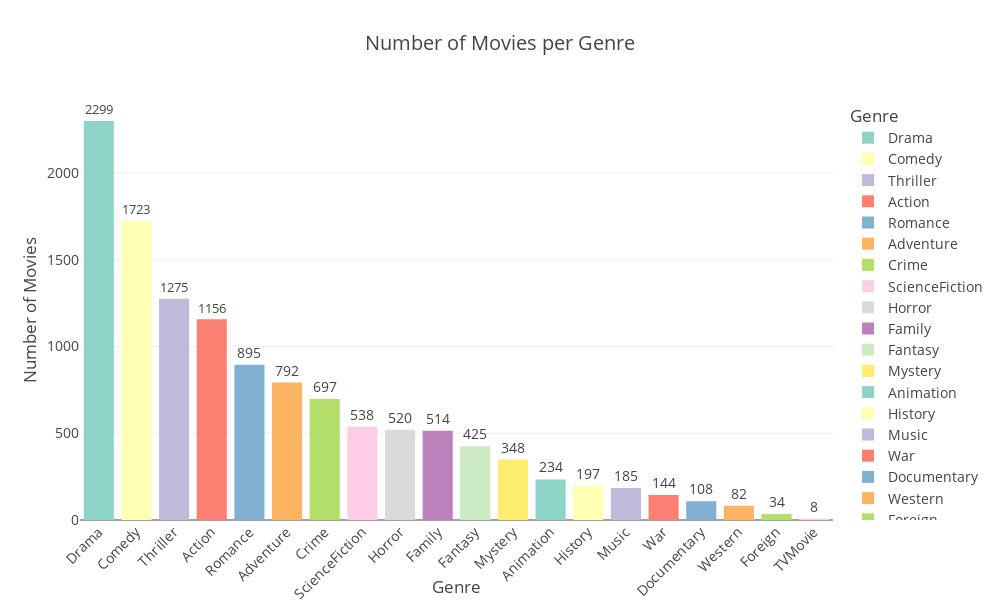

Notebook source saved alongside this figure:
### Markdown cell above
**2. Data Distribution**

### Code cell
genres_exploded = movies.explode('genres')

# Count occurrences of each genre
genres_count = genres_exploded['genres'].value_counts().reset_index()
genres_count.columns = ['Genre', 'Number of Movies']

# Plot the genre counts using Plotly
fig = px.bar(genres_count, 
             x='Genre', 
             y='Number of Movies', 
             title='Number of Movies per Genre', 
             color='Genre',  
             text='Number of Movies',  
             color_discrete_sequence=px.colors.qualitative.Set3)  

fig.update_layout(
    xaxis_title='Genre',
    yaxis_title='Number of Movies',
    template='none',  
    plot_bgcolor='white',
    paper_bgcolor='white', 
    xaxis_tickangle=-45,   
    height=600,
    width=1000,
    font=dict(size=14),    
    title_font=dict(size=20) 
)

fig.update_traces(texttemplate='%{text}', textposition='outside')

# Show the plot
fig.show()

### Figure 1 — Plotly figure (JSON) as saved in the notebook; plotly's stock layout.template omitted (floating-point values rounded to 4 significant figures)
{"data": [{"alignmentgroup": "True", "hovertemplate": "Genre=%{x}<br>Number of Movies=%{text}<extra></extra>", "legendgroup": "Drama", "marker": {"color": "rgb(141,211,199)", "pattern": {"shape": ""}}, "name": "Drama", "offsetgroup": "Drama", "orientation": "v", "showlegend": true, "text": [2299], "textposition": "outside", "texttemplate": "%{text}", "type": "bar", "x": ["Drama"], "xaxis": "x", "y": [2299], "yaxis": "y"}, {"alignmentgroup": "True", "hovertemplate": "Genre=%{x}<br>Number of Movies=%{text}<extra></extra>", "legendgroup": "Comedy", "marker": {"color": "rgb(255,255,179)", "pattern": {"shape": ""}}, "name": "Comedy", "offsetgroup": "Comedy", "orientation": "v", "showlegend": true, "text": [1723], "textposition": "outside", "texttemplate": "%{text}", "type": "bar", "x": ["Comedy"], "xaxis": "x", "y": [1723], "yaxis": "y"}, {"alignmentgroup": "True", "hovertemplate": "Genre=%{x}<br>Number of Movies=%{text}<extra></extra>", "legendgroup": "Thriller", "marker": {"color": "rgb(190,186,218)", "pattern": {"shape": ""}}, "name": "Thriller", "offsetgroup": "Thriller", "orientation": "v", "showlegend": true, "text": [1275], "textposition": "outside", "texttemplate": "%{text}", "type": "bar", "x": ["Thriller"], "xaxis": "x", "y": [1275], "yaxis": "y"}, {"alignmentgroup": "True", "hovertemplate": "Genre=%{x}<br>Number of Movies=%{text}<extra></extra>", "legendgroup": "Action", "marker": {"color": "rgb(251,128,114)", "pattern": {"shape": ""}}, "name": "Action", "offsetgroup": "Action", "orientation": "v", "showlegend": true, "text": [1156], "textposition": "outside", "texttemplate": "%{text}", "type": "bar", "x": ["Action"], "xaxis": "x", "y": [1156], "yaxis": "y"}, {"alignmentgroup": "True", "hovertemplate": "Genre=%{x}<br>Number of Movies=%{text}<extra></extra>", "legendgroup": "Romance", "marker": {"color": "rgb(128,177,211)", "pattern": {"shape": ""}}, "name": "Romance", "offsetgroup": "Romance", "orientation": "v", "showlegend": true, "text": [895], "textposition": "outside", "texttemplate": "%{text}", "type": "bar", "x": ["Romance"], "xaxis": "x", "y": [895], "yaxis": "y"}, {"alignmentgroup": "True", "hovertemplate": "Genre=%{x}<br>Number of Movies=%{text}<extra></extra>", "legendgroup": "Adventure", "marker": {"color": "rgb(253,180,98)", "pattern": {"shape": ""}}, "name": "Adventure", "offsetgroup": "Adventure", "orientation": "v", "showlegend": true, "text": [792], "textposition": "outside", "texttemplate": "%{text}", "type": "bar", "x": ["Adventure"], "xaxis": "x", "y": [792], "yaxis": "y"}, {"alignmentgroup": "True", "hovertemplate": "Genre=%{x}<br>Number of Movies=%{text}<extra></extra>", "legendgroup": "Crime", "marker": {"color": "rgb(179,222,105)", "pattern": {"shape": ""}}, "name": "Crime", "offsetgroup": "Crime", "orientation": "v", "showlegend": true, "text": [697], "textposition": "outside", "texttemplate": "%{text}", "type": "bar", "x": ["Crime"], "xaxis": "x", "y": [697], "yaxis": "y"}, {"alignmentgroup": "True", "hovertemplate": "Genre=%{x}<br>Number of Movies=%{text}<extra></extra>", "legendgroup": "ScienceFiction", "marker": {"color": "rgb(252,205,229)", "pattern": {"shape": ""}}, "name": "ScienceFiction", "offsetgroup": "ScienceFiction", "orientation": "v", "showlegend": true, "text": [538], "textposition": "outside", "texttemplate": "%{text}", "type": "bar", "x": ["ScienceFiction"], "xaxis": "x", "y": [538], "yaxis": "y"}, {"alignmentgroup": "True", "hovertemplate": "Genre=%{x}<br>Number of Movies=%{text}<extra></extra>", "legendgroup": "Horror", "marker": {"color": "rgb(217,217,217)", "pattern": {"shape": ""}}, "name": "Horror", "offsetgroup": "Horror", "orientation": "v", "showlegend": true, "text": [520], "textposition": "outside", "texttemplate": "%{text}", "type": "bar", "x": ["Horror"], "xaxis": "x", "y": [520], "yaxis": "y"}, {"alignmentgroup": "True", "hovertemplate": "Genre=%{x}<br>Number of Movies=%{text}<extra></extra>", "legendgroup": "Family", "marker": {"color": "rgb(188,128,189)", "pattern": {"shape": ""}}, "name": "Family", "offsetgroup": "Family", "orientation": "v", "showlegend": true, "text": [514], "textposition": "outside", "texttemplate": "%{text}", "type": "bar", "x": ["Family"], "xaxis": "x", "y": [514], "yaxis": "y"}, {"alignmentgroup": "True", "hovertemplate": "Genre=%{x}<br>Number of Movies=%{text}<extra></extra>", "legendgroup": "Fantasy", "marker": {"color": "rgb(204,235,197)", "pattern": {"shape": ""}}, "name": "Fantasy", "offsetgroup": "Fantasy", "orientation": "v", "showlegend": true, "text": [425], "textposition": "outside", "texttemplate": "%{text}", "type": "bar", "x": ["Fantasy"], "xaxis": "x", "y": [425], "yaxis": "y"}, {"alignmentgroup": "True", "hovertemplate": "Genre=%{x}<br>Number of Movies=%{text}<extra></extra>", "legendgroup": "Mystery", "marker": {"color": "rgb(255,237,111)", "pattern": {"shape": ""}}, "name": "Mystery", "offsetgroup": "Mystery", "orientation": "v", "showlegend": true, "text": [348], "textposition": "outside", "texttemplate": "%{text}", "type": "bar", "x": ["Mystery"], "xaxis": "x", "y": [348], "yaxis": "y"}, {"alignmentgroup": "True", "hovertemplate": "Genre=%{x}<br>Number of Movies=%{text}<extra></extra>", "legendgroup": "Animation", "marker": {"color": "rgb(141,211,199)", "pattern": {"shape": ""}}, "name": "Animation", "offsetgroup": "Animation", "orientation": "v", "showlegend": true, "text": [234], "textposition": "outside", "texttemplate": "%{text}", "type": "bar", "x": ["Animation"], "xaxis": "x", "y": [234], "yaxis": "y"}, {"alignmentgroup": "True", "hovertemplate": "Genre=%{x}<br>Number of Movies=%{text}<extra></extra>", "legendgroup": "History", "marker": {"color": "rgb(255,255,179)", "pattern": {"shape": ""}}, "name": "History", "offsetgroup": "History", "orientation": "v", "showlegend": true, "text": [197], "textposition": "outside", "texttemplate": "%{text}", "type": "bar", "x": ["History"], "xaxis": "x", "y": [197], "yaxis": "y"}, {"alignmentgroup": "True", "hovertemplate": "Genre=%{x}<br>Number of Movies=%{text}<extra></extra>", "legendgroup": "Music", "marker": {"color": "rgb(190,186,218)", "pattern": {"shape": ""}}, "name": "Music", "offsetgroup": "Music", "orientation": "v", "showlegend": true, "text": [185], "textposition": "outside", "texttemplate": "%{text}", "type": "bar", "x": ["Music"], "xaxis": "x", "y": [185], "yaxis": "y"}, {"alignmentgroup": "True", "hovertemplate": "Genre=%{x}<br>Number of Movies=%{text}<extra></extra>", "legendgroup": "War", "marker": {"color": "rgb(251,128,114)", "pattern": {"shape": ""}}, "name": "War", "offsetgroup": "War", "orientation": "v", "showlegend": true, "text": [144], "textposition": "outside", "texttemplate": "%{text}", "type": "bar", "x": ["War"], "xaxis": "x", "y": [144], "yaxis": "y"}, {"alignmentgroup": "True", "hovertemplate": "Genre=%{x}<br>Number of Movies=%{text}<extra></extra>", "legendgroup": "Documentary", "marker": {"color": "rgb(128,177,211)", "pattern": {"shape": ""}}, "name": "Documentary", "offsetgroup": "Documentary", "orientation": "v", "showlegend": true, "text": [108], "textposition": "outside", "texttemplate": "%{text}", "type": "bar", "x": ["Documentary"], "xaxis": "x", "y": [108], "yaxis": "y"}, {"alignmentgroup": "True", "hovertemplate": "Genre=%{x}<br>Number of Movies=%{text}<extra></extra>", "legendgroup": "Western", "marker": {"color": "rgb(253,180,98)", "pattern": {"shape": ""}}, "name": "Western", "offsetgroup": "Western", "orientation": "v", "showlegend": true, "text": [82], "textposition": "outside", "texttemplate": "%{text}", "type": "bar", "x": ["Western"], "xaxis": "x", "y": [82], "yaxis": "y"}, {"alignmentgroup": "True", "hovertemplate": "Genre=%{x}<br>Number of Movies=%{text}<extra></extra>", "legendgroup": "Foreign", "marker": {"color": "rgb(179,222,105)", "pattern": {"shape": ""}}, "name": "Foreign", "offsetgroup": "Foreign", "orientation": "v", "showlegend": true, "text": [34], "textposition": "outside", "texttemplate": "%{text}", "type": "bar", "x": ["Foreign"], "xaxis": "x", "y": [34], "yaxis": "y"}, {"alignmentgroup": "True", "hovertemplate": "Genre=%{x}<br>Number of Movies=%{text}<extra></extra>", "legendgroup": "TVMovie", "marker": {"color": "rgb(252,205,229)", "pattern": {"shape": ""}}, "name": "TVMovie", "offsetgroup": "TVMovie", "orientation": "v", "showlegend": true, "text": [8], "textposition": "outside", "texttemplate": "%{text}", "type": "bar", "x": ["TVMovie"], "xaxis": "x", "y": [8], "yaxis": "y"}], "layout": {"barmode": "relative", "font": {"size": 14}, "height": 600, "legend": {"title": {"text": "Genre"}, "tracegroupgap": 0}, "paper_bgcolor": "white", "plot_bgcolor": "white", "title": {"font": {"size": 20}, "text": "Number of Movies per Genre"}, "width": 1000, "xaxis": {"anchor": "y", "categoryarray": ["Drama", "Comedy", "Thriller", "Action", "Romance", "Adventure", "Crime", "ScienceFiction", "Horror", "Family", "Fantasy", "Mystery", "Animation", "History", "Music", "War", "Documentary", "Western", "Foreign", "TVMovie"], "categoryorder": "array", "domain": [0, 1], "tickangle": -45, "title": {"text": "Genre"}}, "yaxis": {"anchor": "x", "domain": [0, 1], "title": {"text": "Number of Movies"}}}}
